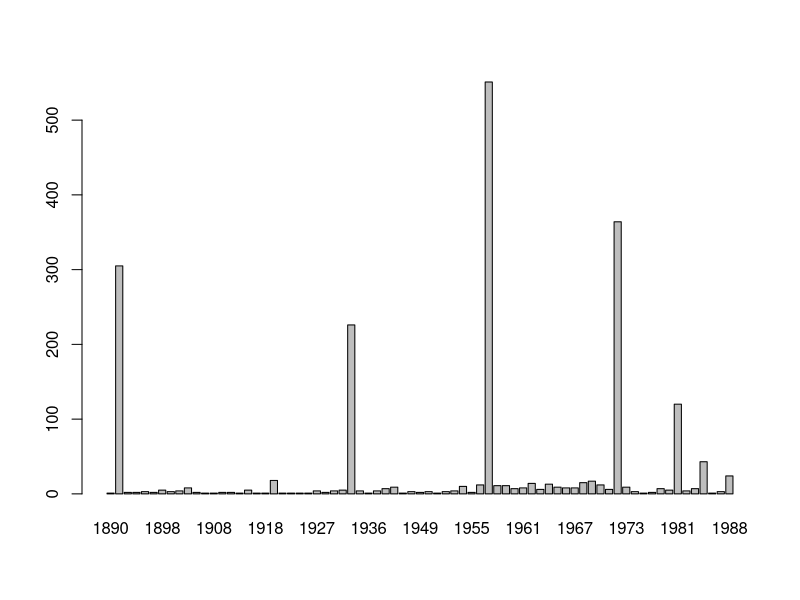
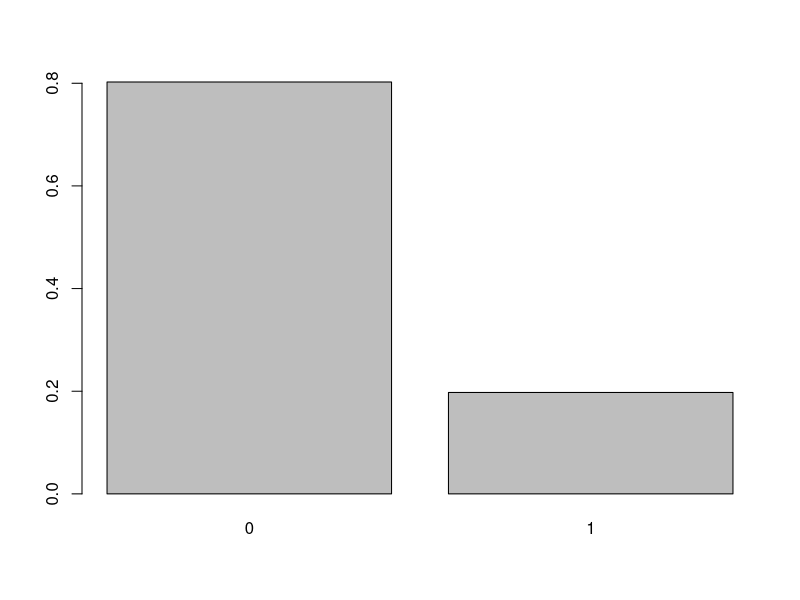
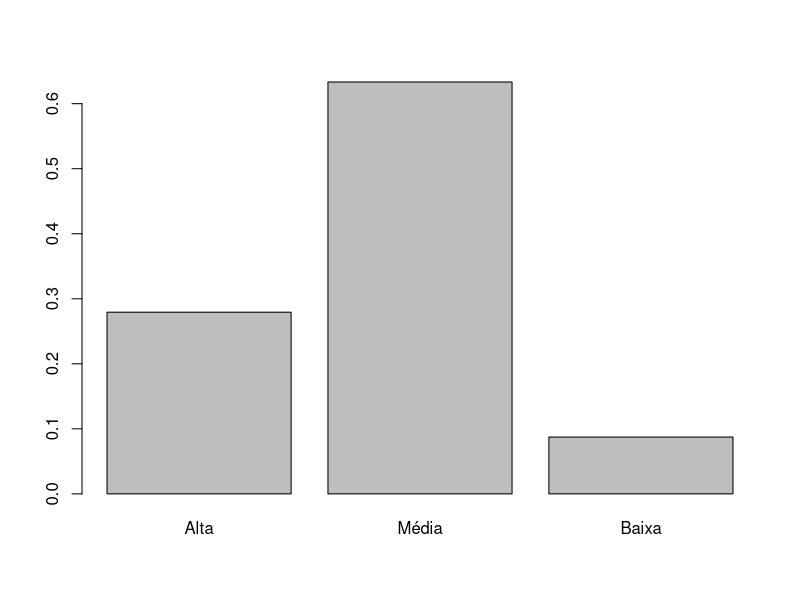
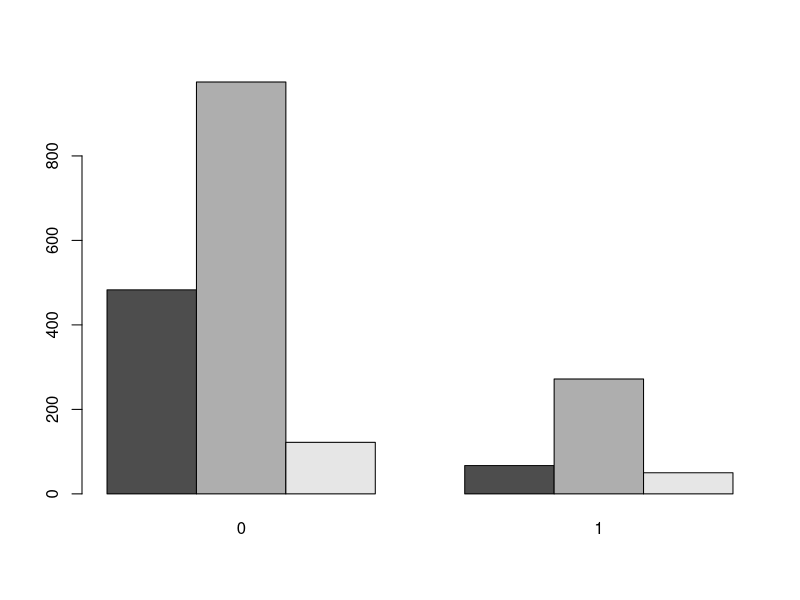
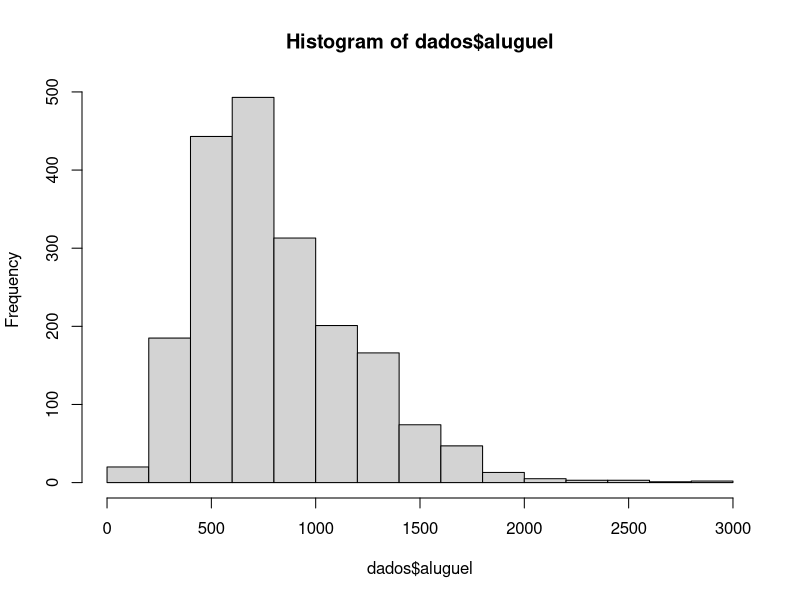
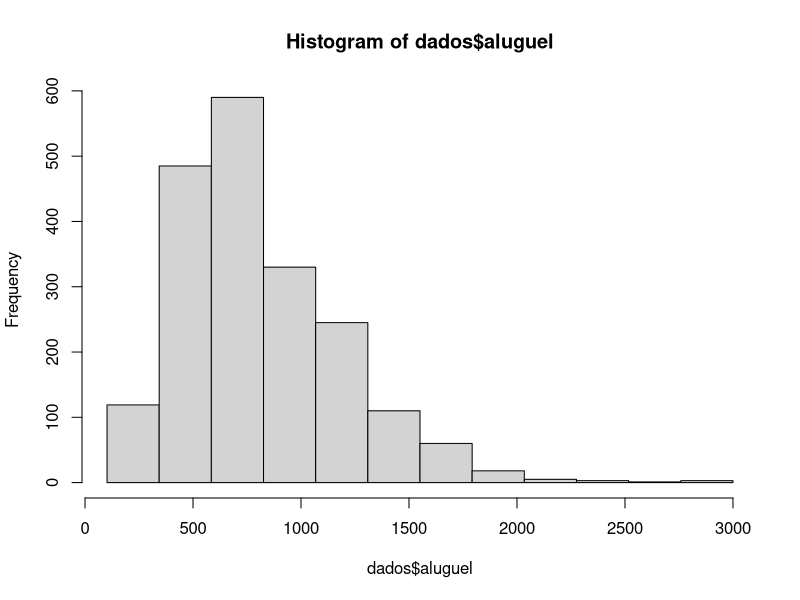
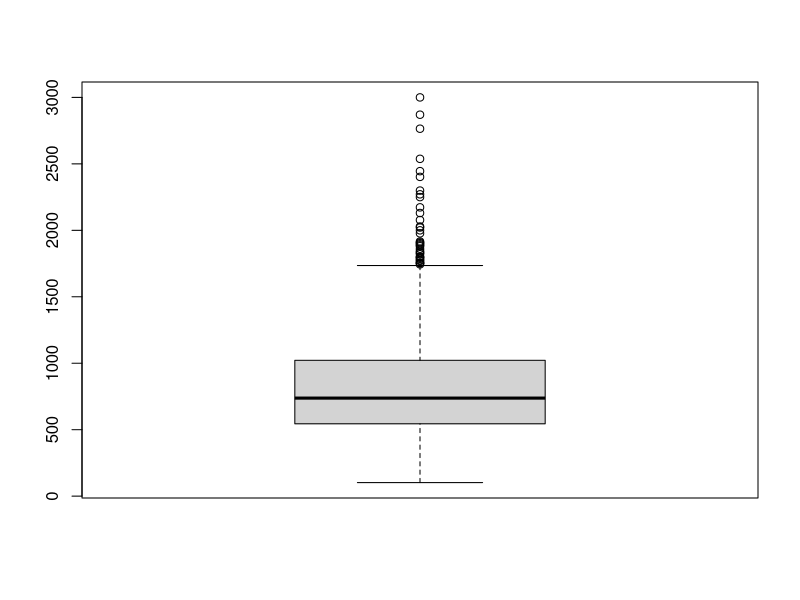
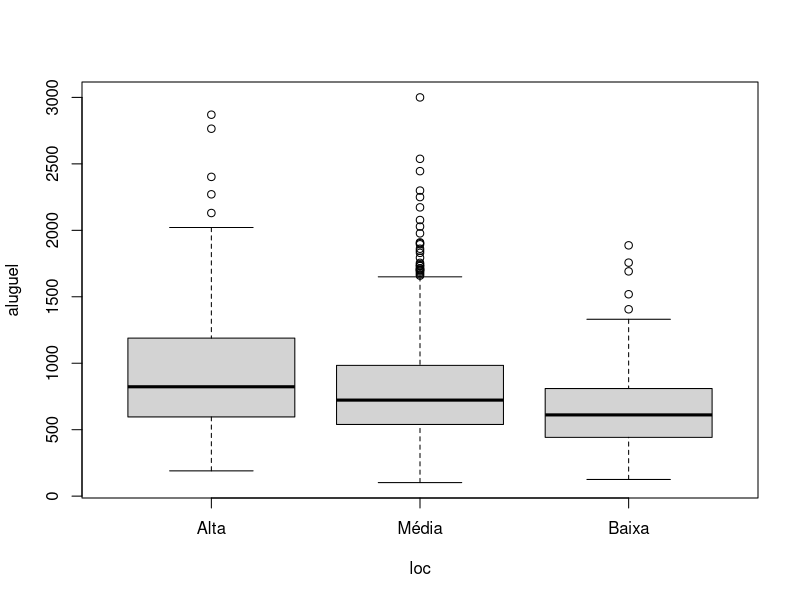

Reproduce these figures in R, in order.
##======================================================================
## Estatística Computacional I
## Curso de Estatística - 2016/2
## Prof. Fernando Mayer                                LEG - DEST - UFPR
##======================================================================

##======================================================================
## Segunda prova - 10/11/2016
##
## Instruções:
##
## - responda com os comandos necessários para executar o que se pede
## - digite os comandos na linha logo abaixo da pergunta
## - não insira mais linhas em branco entre uma pergunta e outra
## - linhas separadas por "===" são seções e indicam a variável que deve
##   ser considerada. Todos as perguntas dentro de uma seção se referem
##   apenas àquela variável mencionada
##
##======================================================================

##======================================================================
##
## Descrição dos dados:
##
## Os dados desta planilha se referem a um levantamento de preços de
## aluguel de apartamentos e casas na cidade de Munique (Alemanha). As
## variáveis são:
##
## aluguel: o valor do aluguel
## metragem: tamanho em metros quadrados
## ano: ano de construção do local
## aquecimento: indicação se existe ou não aquecimento no local
## loc: classificação do imóvel quanto à faixa de renda do bairro
##
##======================================================================

##======================================================================
## Início das questões
##======================================================================

##======================================================================
## Importação e conferência dos dados

## Importe os dados gerados
dados <- read.csv2("dados_aluguel.csv")

## Verifique a estrutura dos dados importados
str(dados)

## Faça um sumário estatístico do objeto de dados
summary(dados)

## Classifique todas as variáveis do conjunto de dados
## Escreva aqui em forma de comentário, uma linha para cada variável
## Exemplo:
## var1: qualitativa ordinal

##======================================================================
## Variável ano

## Mostre quantos anos existem na amostra
length(unique(dados$ano))

## Frequência absoluta
table(dados$ano)

## Frequência relativa
prop.table(table(dados$ano))

## Gráfico de barras
barplot(table(dados$ano))

## Qual o ano com maior número de observações na amostra?
## Dica: use as funções table() e which.max()
table(dados$ano)[which.max(table(dados$ano))]

##======================================================================
## Variável aquecimento

## Frequência absoluta
table(dados$aquecimento)

## Frequência relativa com a soma marginal
addmargins(prop.table(table(dados$aquecimento)))

## Gráfico de barras com as frequências relativas
barplot(prop.table(table(dados$aquecimento)))

##======================================================================
## Variável loc

## Frequência absoluta com a soma marginal
addmargins(table(dados$loc))

## Frequência relativa com a soma marginal
addmargins(prop.table(table(dados$loc)))

## Gráfico de barras com as frequências relativas, colocando as barras
## na ordem: Alta, Média, Baixa
dados$loc <- factor(dados$loc, levels = c("Alta", "Média", "Baixa"))
barplot(prop.table(table(dados$loc)))

##======================================================================
## Cruzamento entre as variáveis loc e aquecimento
## Faça as tabelas com as variáveis nessa ordem: loc e aquecimento

## Frequência absoluta
with(dados, table(loc,aquecimento))

## Frequência relativa
with(dados, prop.table(table(loc,aquecimento)))

## Adicione as margens da tabela de frequência relativa (somas de linhas
## e colunas)
with(dados, addmargins(prop.table(table(loc,aquecimento))))

## Gráfico de barras da frequência absoluta desse cruzamento, com as
## barras lado-a-lado
with(dados, barplot(table(loc, aquecimento), beside = TRUE))

##======================================================================
## Variável aluguel

## Máximo e mínimo
range(dados$aluguel)

## Fazendo uma tabela de frequência:
# 1) Número de classes estimado, com base no critério de Sturges
# Dica: ?nclass.Sturges
nclass.Sturges(dados$aluguel)

# 2) Com base no número de classes definido acima, crie as classes com a
# função cut(), e armazene em um objeto chamado "classes".
# As classes obrigatoriamente devem ser entre o valor mínimo e o máximo
# da variável nota (não podem ser criadas classes com valores inferiores
# ao mínimo ou superiores ao máximo), e devem ser *exatamente* o número
# de classes retornado acima
classes <- cut(dados$aluguel, breaks = seq(102, 3000, length = 13),
               include.lowest = TRUE)

# 3) Tabela com as frequências absolutas por classe
table(classes)

# 4) Tabela com as frequências relativas por classe, adicionando a soma
# marginal
addmargins(prop.table(table(classes)))

## Faça um histograma
hist(dados$aluguel)

## Faça um histograma com as mesmas classes que você criou acima na
## função cut()
hist(dados$aluguel, breaks = seq(102, 3000, length = 13))

## Boxplot
boxplot(dados$aluguel)

## Mediana
median(dados$aluguel)

## Média
mean(dados$aluguel)

## Quartis
quantile(dados$aluguel)

## Amplitude
diff(range(dados$aluguel))

## Variância
var(dados$aluguel)

## Desvio-padrão
sd(dados$aluguel)

## Coeficiente de variação
sd(dados$aluguel)/mean(dados$aluguel)

##======================================================================
## Cruzamento entra as variáveis aluguel e loc
## Faça as tabelas com as variáveis nessa ordem: aluguel e loc

## Com o objeto "classes" criado acima, que define as classes para a
## variável aluguel, obtenha uma tabela de frequência relativa entre
## as localizações e as classes de aluguel. As frequências devem ser
## calculadas relativas ao total das linhas. Acrescente também os totais
## marginais dessa tabela.
with(dados, addmargins(prop.table(table(classes, loc)), margin = 1))

## Calcule a média de aluguel para cada loc
with(dados, tapply(aluguel, loc, mean))

## Faça um boxplot de aluguel para cada loc (em um mesmo gráfico)
boxplot(aluguel ~ loc, data = dados)

## Faça um boxplot de aluguel para cada loc, separado por aquecimento
## (ou seja, para cada categoria de aquecimento, faça um boxplot de
## aluguel para cada loc). Os gráficos devem ficar na mesma janela
## gráfica, e os limites dos eixos Y dos dois gráficos devem ser os
## mesmos.
par(mfrow = c(1, 2))
boxplot(aluguel ~ loc, data = dados, subset = aquecimento == 0,
        ylim = c(0, 3000))
boxplot(aluguel ~ loc, data = dados, subset = aquecimento == 1,
        ylim = c(0, 3000))
par(mfrow = c(1, 1))

##======================================================================
## Relação entre aluguel e metragem

## Faça um gráfico de dispersão entre aluguel e metragem
plot(aluguel ~ metragem, data = dados)

## Usando a função cut(), crie um objeto com classes para agrupar a
## variável metragem. Use apenas 5 classes.
range(dados$metragem)
classes.met <- cut(dados$metragem, breaks = seq(30, 120, length = 6),
                   include.lowest = TRUE)

## Faça a tabela de frequência absoluta com essas classes
table(classes.met)

## Calcule a média de aluguel para cada classe de metragem
with(dados, tapply(aluguel, classes.met, mean))

## Calcule o coeficiente de variação de aluguel para cada classe de
## metragem
cv <- function(x){
    sd(x)/mean(x)
}
with(dados, tapply(aluguel, classes.met, cv))

##======================================================================
## Média de aluguel por ano

## Crie um novo objeto (data.frame) duas colunas: ano e média de alugual
## para cada ano
med.ano <- aggregate(aluguel ~ ano, data = dados, mean)

## Faça um gráfico de dispersão com a média de aluguel para cada ano
plot(aluguel ~ ano, data = med.ano)

## Exporte esse novo objeto para um arquivo csv, com separador de
## decimal sendo ponto e separador de coluna sendo vírgula, e sem nomes
## de linhas
write.table(med.ano, "medias_ano.csv", sep = ",", dec = ".",
            row.names = FALSE, col.names = TRUE)

